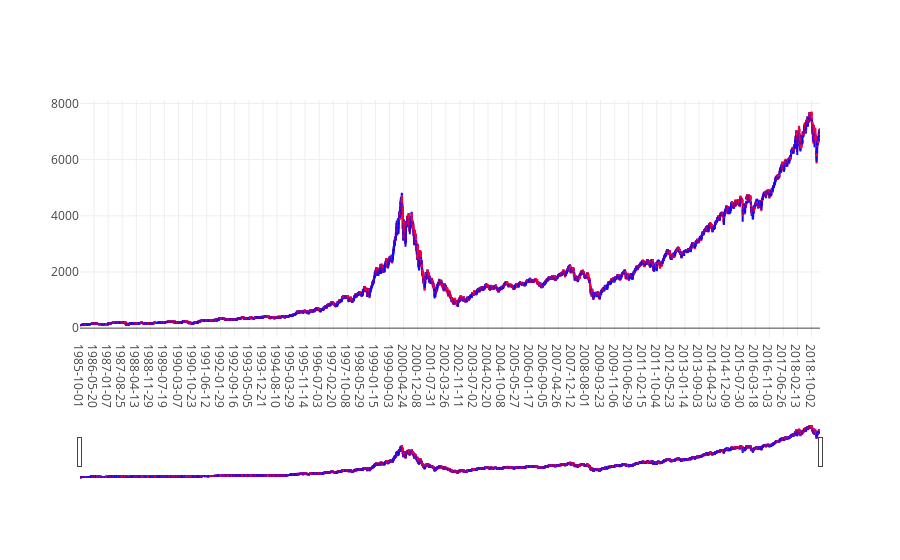

The cell this chart's notebook holds for it:
### Code cell
plotly.offline.iplot(fig, filename='styled_candlestick')

### Figure 1 — Plotly figure (JSON) as saved in the notebook; plotly's stock layout.template omitted (floating-point values rounded to 4 significant figures; data arrays with more than 128 entries replaced by an {"elided": "..."} marker saying what was removed)
{"data": [{"close": {"elided": "8417 float values"}, "decreasing": {"line": {"color": "#F90038"}}, "high": {"elided": "8417 float values"}, "increasing": {"line": {"color": "#0B08FE"}}, "low": {"elided": "8417 float values"}, "open": {"elided": "8417 float values"}, "type": "candlestick", "uid": "65fb28ba-36bb-11e9-9949-7824af3d4576", "x": {"elided": "8417 str values"}}], "layout": {"xaxis": {"type": "category"}}}
